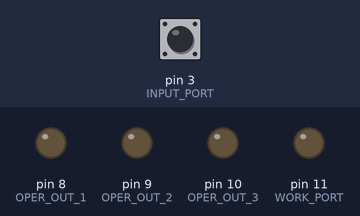
Bench run of a sketch on a simulated Arduino Uno, built with avr-gcc and run on an emulated ATmega328P. Shown: output pins drawn as LEDs (lit = HIGH). Inputs (shaded band) come from the test bench; at power-on: pin 3 (INPUT_PORT) HIGH.

Above: at 1.3 s.
1.4 s: pin 3 (INPUT_PORT) pulled LOW for 1 s
At 3.8 s:
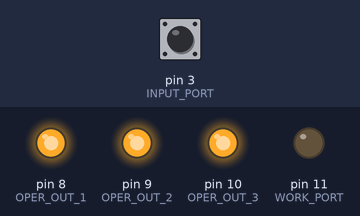
At 7.2 s:
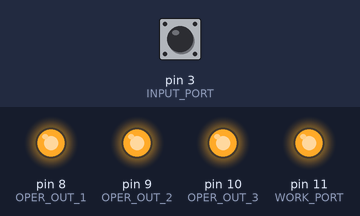
Timing chart, 0 to 8.7 s (numbered marks = the images above; inputs shaded):
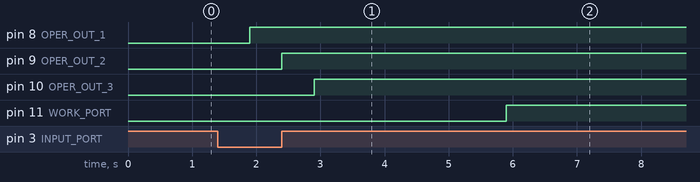

Measured:
- after the input at 1.4 s, pin 8 (OPER_OUT_1): LOW → HIGH after 0.50 s; pin 9 (OPER_OUT_2): LOW → HIGH after 1.0 s; pin 10 (OPER_OUT_3): LOW → HIGH after 1.5 s; pin 11 (WORK_PORT): LOW → HIGH after 4.5 s

The sketch:

project_v1.ino
```cpp
/*******************************************************************************

  Counter Balls
  project.ino - program for Arduino (328P)
  Created by Vasiliy A. Ponomarjov, February 28, 2015.
  Email: vas@vingrad.ru

 * Алгоритм работы:
 * 1. При поступлении питания +5В на вход INPUT_PORT фиксируется поступление
 * шара, с этого момента отсчитывается время INTERVAL_TRANSIT при этом не важно
 * каким является состояние датчика, шар уже зафиксирован.
 * 2. По проходу 3-х шаров включается время задержки INTERVAL_DELAY
 * 3. По истечении времени задержки переходим в рабочий режим на время
 * INTERVAL_WORK
 * 4. По окончанию выпонения работы. Переходим в состояние счета шаров.

 * В данном алгоритме считается что шар гарантировано проходит трубу за время
 * INTERVAL_TRANSIT. В случае застревания шара, по истечении указанного
 * времени будет считаться что пришел следующий шар и так по кругу.

 ******************************************************************************/

//если при срабатывании низкий уровень, то раскомментировать строку, иначе закомментировать
#define INVERSE                                 //флаг состояния датчика

#define STATE_OFF   LOW                         //выключено (//выключено (низкий уровень)  низкий уровень)
#define STATE_ON    HIGH                        //включено (высокий уровень)

//входы
#define INPUT_PORT  3                           //вход счетчика
//выходы
#define OPER_OUT_1  8                           //первый выход для оператора
#define OPER_OUT_2  9                           //второй выход для оператора
#define OPER_OUT_3  10                          //третий выход для оператора
#define WORK_PORT   11                          //выход исполнительного механизма
//константы задержек
#define INTERVAL_TRANSIT 500                    //время прохождения шара (мс)
#define INTERVAL_DELAY  3000                    //время ожидания после прохождения 3 шара (мс)
#define INTERVAL_WORK   300000                  //время работы исполнительного мехнаизма (мс) (5 минут = 5*60*1000)

//рабочие переменные
enum {COUNTING, DELAYING, WORKING} state;       //перечисление работаем или считаем

unsigned long time_full;                        //время получения всех шаров
unsigned long time_start_work;                  //время начала работы
unsigned long time_start_bounce;                //время начала движения шара

uint8_t balls = 0;                              //число посчитанных шаров
bool _state_ball = false;                       //флаг наличия шара в трубе

/**
 * Функция включения механизма
 */
void start() {
  digitalWrite(WORK_PORT, STATE_ON);            //включаем выход
  time_start_work = millis();                   //запоминаем время старта
  state = WORKING;                              //переходим в рабочий режим
}

/**
 * Функция выключени и перехода в состояние счета
 */
void stop() {
  balls = 0;                                    //обнуляем счетчик шаров
  digitalWrite(OPER_OUT_1, STATE_OFF);          //отключаем выходы
  digitalWrite(OPER_OUT_2, STATE_OFF);
  digitalWrite(OPER_OUT_3, STATE_OFF);
  digitalWrite(WORK_PORT, STATE_OFF);
  time_start_work = 0;                          //обнуляем время старта
  state = COUNTING;                             //переходим в состояние счета
}

/**
 * Инициализация
 */
void setup() {
  //инициализируем выходы
  pinMode(INPUT_PORT, INPUT);
  pinMode(OPER_OUT_1, OUTPUT);
  pinMode(OPER_OUT_2, OUTPUT);
  pinMode(OPER_OUT_3, OUTPUT);
  pinMode(WORK_PORT, OUTPUT);
  //первоначальные состояния
#ifdef INVERSE
  digitalWrite(INPUT_PORT, HIGH);
#else
  digitalWrite(INPUT_PORT, LOW);
#endif
  digitalWrite(OPER_OUT_1, STATE_OFF);
  digitalWrite(OPER_OUT_2, STATE_OFF);
  digitalWrite(OPER_OUT_3, STATE_OFF);
  digitalWrite(WORK_PORT, STATE_OFF);
  //инициализируем переменные
  time_full = time_start_work = time_start_bounce = 0;
  state = COUNTING;
  //небольшая задержка для инициализации времени
  delay(100);
}

/**
 * Рабочий цикл
 */
void loop() {
  //проверяем текущее состояние процессора
  switch (state) {
    case COUNTING: {
      //чичтаем состояние датчика
      _state_ball = digitalRead(INPUT_PORT);
      //если время время начала прохождения шара = 0
      if (time_start_bounce == 0) {
        //если шар пришел
#ifdef INVERSE
        //если уровень 0
        if (!_state_ball) {
#else
        //если уровень 1
        if (_state_ball)  {
#endif
          balls++;                               //увеличиваем счетчик шаров
          time_start_bounce = millis();          //запоминаем время начала движения
        }
      } else {
        if ((millis() - time_start_bounce >= INTERVAL_TRANSIT)) {
          time_start_bounce = 0;                 //обнуляем время начала движения шара
          if (balls == 1) {
            digitalWrite(OPER_OUT_1, STATE_ON);
          } else if (balls == 2) {
            digitalWrite(OPER_OUT_2, STATE_ON);
          } else if (balls == 3) {
            digitalWrite(OPER_OUT_3, STATE_ON);
            state = DELAYING;
            time_full = millis();
          }
        }
      }
      break;
    }
    case DELAYING: {
      //если задержка больше заданной, то запуск механизма, диоды не тушим
      if (millis() - time_full >= INTERVAL_DELAY)
        start();
      break;
    }
    case WORKING: {
      if (millis() - time_start_work >= INTERVAL_WORK)
        stop();
      break;
    }
  }
}
```
